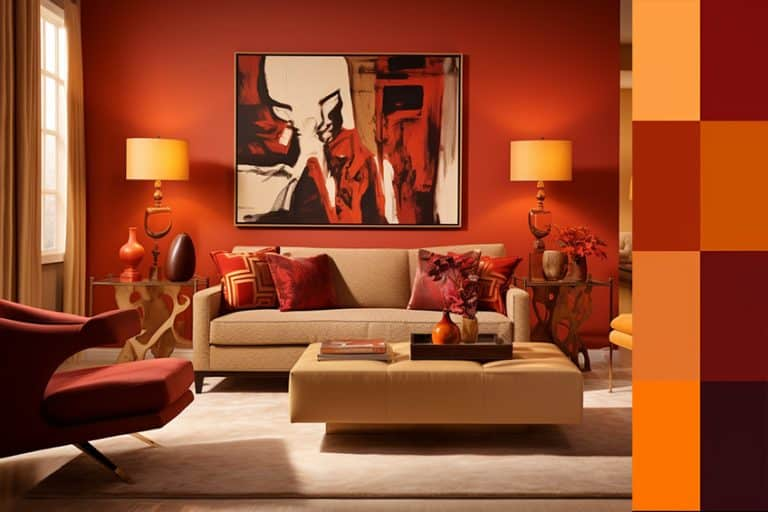
#> input picture lab2/warm_picture.jpg, 768 x 512 px
$ jupyter execute lab02.ipynb
#> lines starting #> are read from the running program, lines starting #| are printed output that depends on the picture
# Lab 2
exercise 1: exposure

[cell 1]
import numpy as np
import cv2
import matplotlib.pyplot as plt

# Load & normalize
img = cv2.imread("warm_picture.jpg").astype(np.float32) / 255.0

# Exposure
alpha = 0.5
exposed = np.clip(img * alpha, 0.0, 1.0)
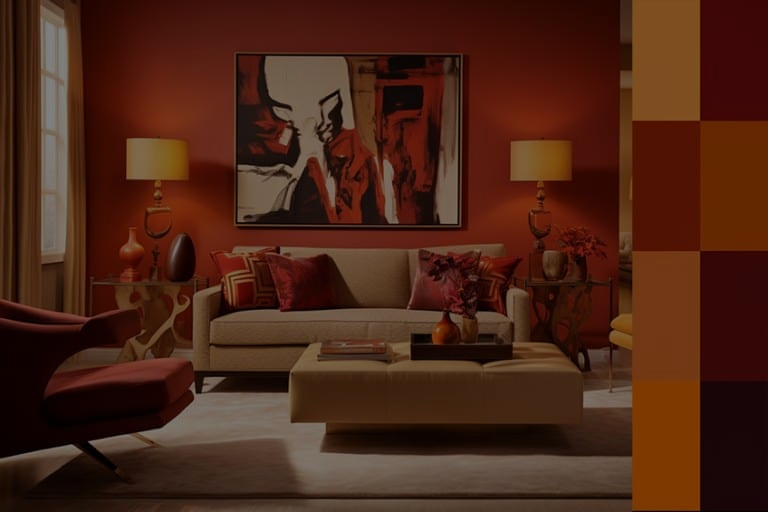
#> exposed: shape (512, 768, 3) float32; mean B, G, R 0.0867, 0.146, 0.295

# Luminance
Y = (
    0.299 * exposed[:,:,2] +
    0.587 * exposed[:,:,1] +
    0.114 * exposed[:,:,0]
)
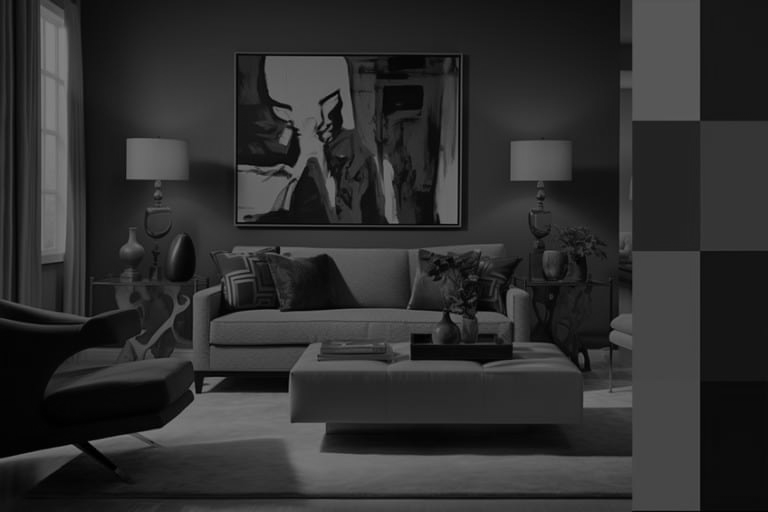
#> Y: shape (512, 768) float32; min 0, max 0.5, mean 0.184

# Statistics
sat_pct = np.mean(Y >= 0.99) * 100
#> sat_pct = 0
crush_pct = np.mean(Y <= 0.00) * 100
#> crush_pct = 0.000254

# ---- DISPLAY ----
fig, axes = plt.subplots(1, 3, figsize=(15, 4))

# Original image
axes[0].imshow(cv2.cvtColor(img, cv2.COLOR_BGR2RGB))
axes[0].set_title("Original")
axes[0].axis("off")

# Exposed image
axes[1].imshow(cv2.cvtColor(exposed, cv2.COLOR_BGR2RGB))
axes[1].set_title(f"Exposed (α = {alpha})")
axes[1].axis("off")

# Histogram with stats overlay
axes[2].hist(Y.flatten(), bins=256, range=(0, 1), color='gray')
axes[2].set_title("Luminance Histogram")
axes[2].set_xlabel("Luminance")
axes[2].set_ylabel("Pixel count")

# Overlay the stats as text inside the histogram
axes[2].text(0.65, 0.9, f"Saturated: {sat_pct:.2f}%", transform=axes[2].transAxes)
axes[2].text(0.65, 0.85, f"Crushed: {crush_pct:.2f}%", transform=axes[2].transAxes)

plt.tight_layout()
plt.show()
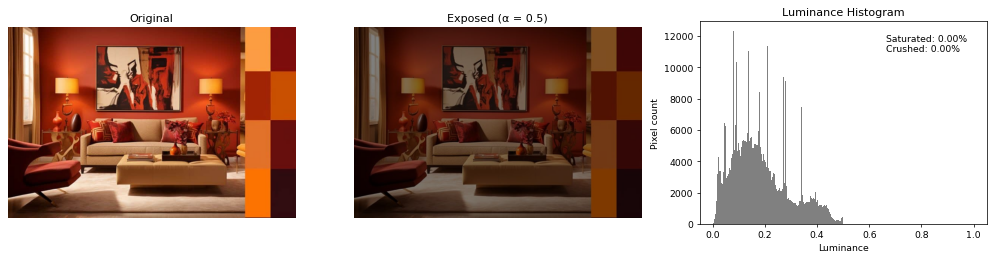
#> figure drawn by matplotlib, 3 panels; panel 3: tallest bar 12332 high, from x = 0.0781 to 0.082
